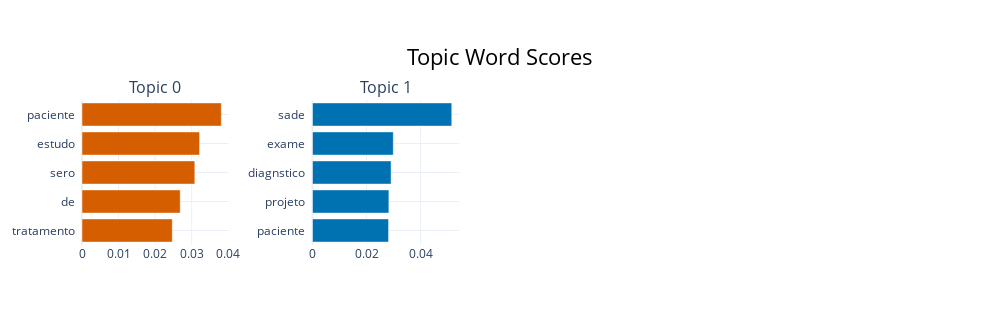

The code cell stored with this chart in its notebook:
### Code cell
topic_model.visualize_barchart()

### Figure 1 — Plotly figure (JSON) as saved in the notebook; plotly's stock layout.template omitted (floating-point values rounded to 4 significant figures)
{"data": [{"marker": {"color": "#D55E00"}, "orientation": "h", "type": "bar", "x": [0.0247, 0.02687, 0.03086, 0.03216, 0.03811], "xaxis": "x", "y": ["tratamento  ", "de  ", "sero  ", "estudo  ", "paciente  "], "yaxis": "y"}, {"marker": {"color": "#0072B2"}, "orientation": "h", "type": "bar", "x": [0.02815, 0.02827, 0.02908, 0.0299, 0.05152], "xaxis": "x2", "y": ["paciente  ", "projeto  ", "diagnstico  ", "exame  ", "sade  "], "yaxis": "y2"}], "layout": {"annotations": [{"font": {"size": 16}, "showarrow": false, "text": "Topic 0", "x": 0.0875, "xanchor": "center", "xref": "paper", "y": 1, "yanchor": "bottom", "yref": "paper"}, {"font": {"size": 16}, "showarrow": false, "text": "Topic 1", "x": 0.3625, "xanchor": "center", "xref": "paper", "y": 1, "yanchor": "bottom", "yref": "paper"}], "height": 325, "hoverlabel": {"bgcolor": "white", "font": {"family": "Rockwell", "size": 16}}, "showlegend": false, "title": {"font": {"color": "Black", "size": 22}, "text": "Topic Word Scores", "x": 0.5, "xanchor": "center", "yanchor": "top"}, "width": 1000, "xaxis": {"anchor": "y", "domain": [0, 0.175], "showgrid": true}, "xaxis2": {"anchor": "y2", "domain": [0.275, 0.45], "showgrid": true}, "xaxis3": {"anchor": "y3", "domain": [0.55, 0.725], "showgrid": true}, "xaxis4": {"anchor": "y4", "domain": [0.825, 1], "showgrid": true}, "yaxis": {"anchor": "x", "domain": [0, 1], "showgrid": true}, "yaxis2": {"anchor": "x2", "domain": [0, 1], "showgrid": true}, "yaxis3": {"anchor": "x3", "domain": [0, 1], "showgrid": true}, "yaxis4": {"anchor": "x4", "domain": [0, 1], "showgrid": true}}}
